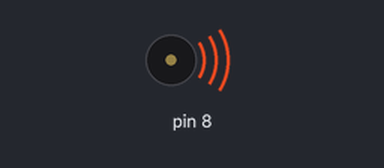
Recording of a sketch running on a simulated Arduino Uno, built with avr-gcc and run on an emulated ATmega328P. Shown: buzzer (waves = sounding).

Above: at 0.5 s.
Timing chart, 0 to 9.1 s (numbered marks = the images above):
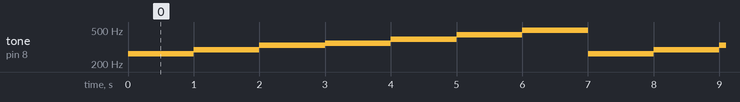

Measured:
- by itself, tone on pin 8: repeats every 7.0 s: 294 Hz 1.0 s, 330 Hz 1.0 s, 348 Hz 1.0 s, 392 Hz 1.0 s, 440 Hz 1.0 s, 494 Hz 1.0 s, 262 Hz 1.0 s

The sketch:

buzzer2.ino
```cpp
#define DO 262
#define RE 294
#define MI 330
#define FA 348
#define SOI 392
#define LA 440
#define SI 494

int arr[7] = {DO, RE, MI, FA, SOI, LA, SI};

void setup() {
  pinMode(8, OUTPUT);
}

void loop() {
  for (int i = 0; i < 7; i++) {
      tone(8, arr[i], 1000);
      delay(1000);
  }
}
```
